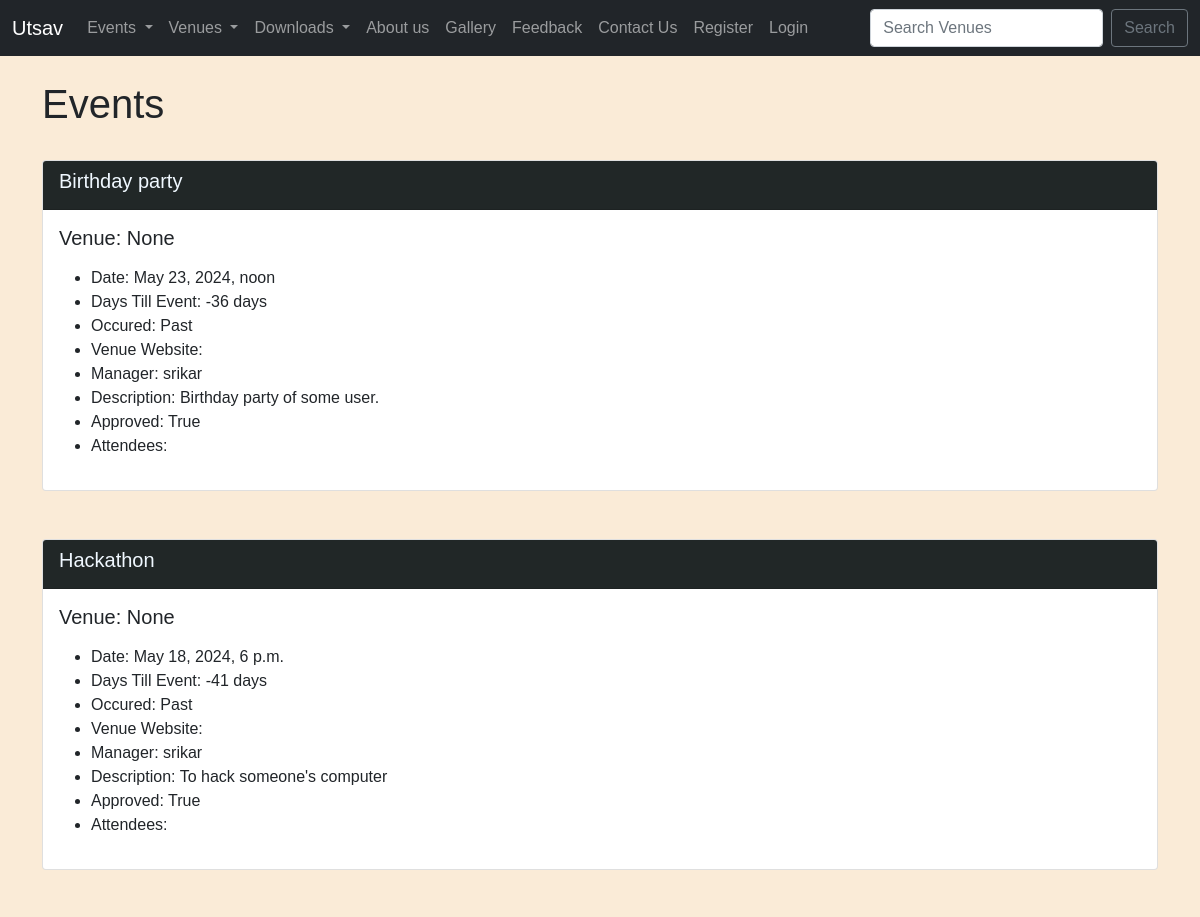
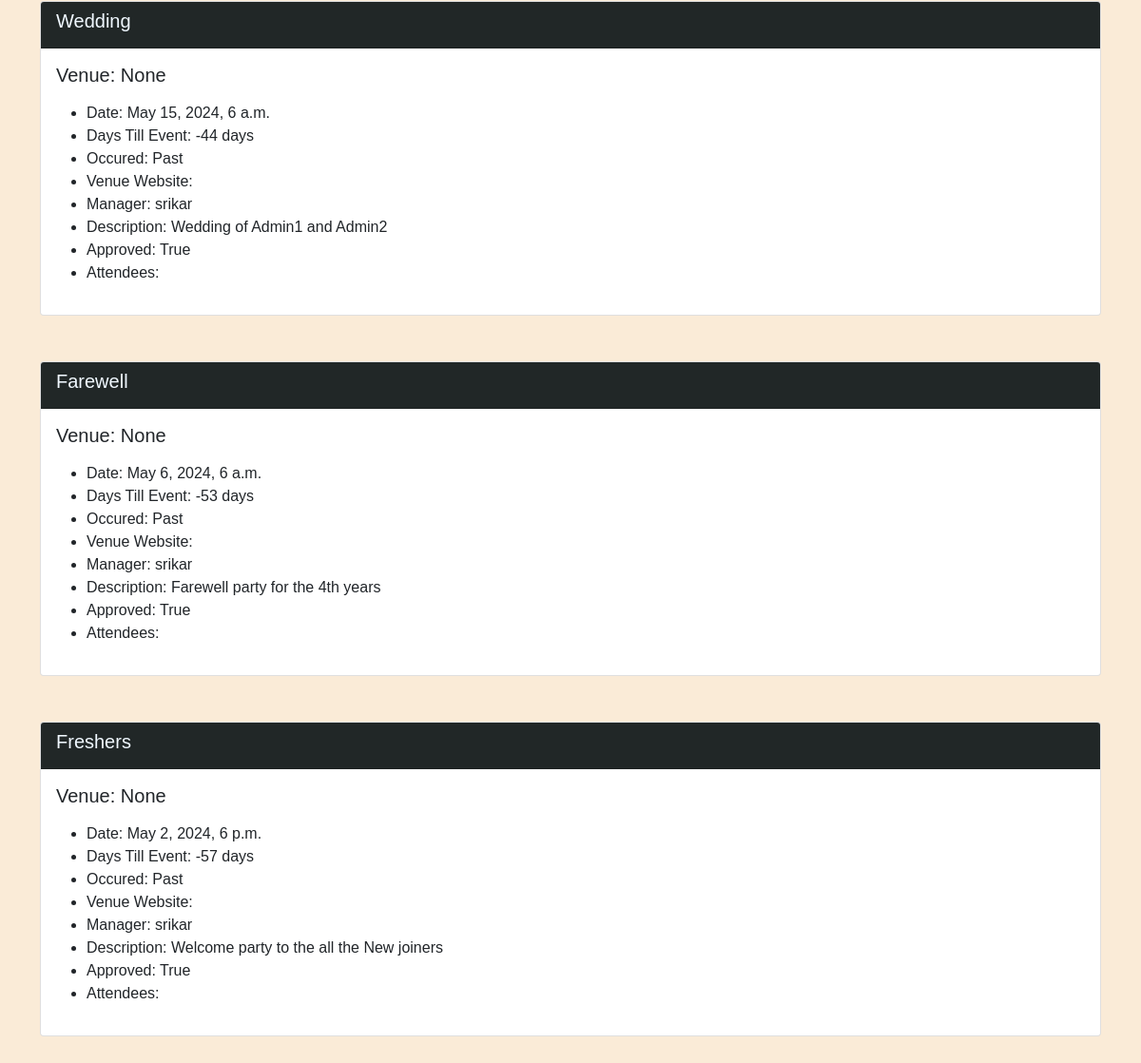
The app's page /events with its own data (2 pictures, top to bottom).
### events/models.py (models this page shows)
class Event(models.Model):
	name = models.CharField('Event Name', max_length=120)
	event_date = models.DateTimeField('Event Date')
	venue = models.ForeignKey(Venue, blank=True, null=True, on_delete=models.CASCADE)
	manager = models.ForeignKey(User, blank=True, null=True, on_delete=models.SET_NULL)
	description = models.TextField(blank=True)
	attendees = models.ManyToManyField(MyClubUser, blank=True)
	approved = models.BooleanField('Aprroved', default=False)
	def __str__(self):
		return self.name
	@property
	def Days_till(self):
		today = date.today()
		days_till = self.event_date.date() - today
		days_till_stripped = str(days_till).split(",", 1)[0]
		return days_till_stripped
	@property
	def Is_Past(self):
		today = date.today()
		if self.event_date.date() < today:
			thing = "Past"
		else:
			thing = "Future"
		return thing

### events/views.py (the view)
# urls.py: path('events', views.all_events, name="list-events"),
def all_events(request):
	event_list = Event.objects.all().order_by('-event_date')
	return render(request, 'events/event_list.html',
		{'event_list': event_list})

### events/templates/events/event_list.html (shortened to what this page needs)
{% extends 'events/base.html' %}
{% block content %}
	<h1>Events</h1>
	<br/>
{% for event in event_list %}
{% if event.approved %}
<div class="card">
  <div class="card-header" style="background-color:rgb(33, 39, 39); color: aliceblue;">
    <h5>{{ event }}</h5>
  </div>
  <div class="card-body">
    <h5 class="card-title">Venue: {{ event.venue }}</h5>
    <p class="card-text">
    	<ul>
        <li>Date: {{ event.event_date }}</li>
        <li>Days Till Event: {{ event.Days_till }}</li>
        <li>Occured: {{ event.Is_Past}}</li>
        <li>Venue Website: {{ event.venue.web }}</li>
        <li>Manager: {{ event.manager }}</li>
        <li>Description: {{ event.description }}</li>
        <li>Approved: {{ event.approved }}</li>
          <li>Attendees:<br/>
	</li>
	</ul>
    </p>
  </div>
</div>
<br/><br/>
{% endif %}
{% endfor %}
{% endblock %}

### events/templates/events/base.html (shortened to what this page needs)
<!DOCTYPE html>
<html lang="en">
<head>
  <link href="https://cdn.jsdelivr.net/npm/bootstrap@5.0.0-beta1/dist/css/bootstrap.min.css" rel="stylesheet">
</head>
<body>
  {% include 'events/navbar.html' %}
  <br/>
  <div class="container">
    {% block content %}
    {% endblock %}
  </div>
  </body>
</html>

### events/templates/events/navbar.html (shortened to what this page needs)
<nav class="navbar navbar-expand-lg navbar-dark bg-dark bg-opacity-75"> <div class="container-fluid">
  <a class="navbar-brand" href="{% url 'home' %}">Utsav</a>
  <div class="collapse navbar-collapse" id="navbarSupportedContent">
    <ul class="navbar-nav me-auto mb-2 mb-lg-0">
      <li class="nav-item dropdown active"> <a class="nav-link dropdown-toggle" href="#" id="navbarDropdown" role="button" data-bs-toggle="dropdown" aria-expanded="false">
          Events
        </a>
      </li>
      <li class="nav-item dropdown"> <a class="nav-link dropdown-toggle" href="#" id="navbarDropdown" role="button" data-bs-toggle="dropdown" aria-expanded="false">
          Venues
        </a>
      </li>
      <li class="nav-item dropdown"> <a class="nav-link dropdown-toggle" href="#" id="navbarDropdown" role="button" data-bs-toggle="dropdown" aria-expanded="false">
          Downloads
        </a>
      </li>
      <li class="nav-item">
        <a class="nav-link" href="#about">About us</a>
      </li>
      <li class="nav-item">
        <a class="nav-link" href="#gallery">Gallery</a>
      </li>
      <li class="nav-item">
        <a class="nav-link" href="{% url 'feedback' %}">Feedback</a>
      </li>
      <li class="nav-item">
        <a class="nav-link" href="{% url 'contact_us' %}">Contact Us</a>
      </li>
      {% if user.is_authenticated %}
      {% if user.is_superuser %}
      <li class="nav-item">
        <a class="nav-link" href="{% url 'admin_approval' %}">Admin</a>
      </li>
      {% endif %}
      <li class="nav-item">
        <a class="nav-link" href="{% url 'logout' %}">Logout</a>
      </li>
      {% else %}
      <li class="nav-item">
        <a class="nav-link" href="{% url 'register_user' %}">Register</a>
      </li>
      <li class="nav-item">
        <a class="nav-link" href="{% url 'login' %}">Login</a>
      </li>
      {% endif %}
    </ul>
    <form class="d-flex" method=POST action="{% url 'search-venues' %}">
      <input class="form-control me-2" type="search" placeholder="Search Venues" aria-label="Search" name="searched">
      <button class="btn btn-outline-secondary" type="submit">Search</button>
    </form>
  </div>
</div>
</nav>

### events/templates/events/base.html (style rules this page uses)
body { background-color: antiquewhite; font-family: Arial, sans-serif; }

### records on screen
Event: name "Birthday party", venue "None", event_date "May 23, 2024, noon", Days_till "-36 days", Is_Past "Past", manager "srikar", description "Birthday party of some user.", approved "True"
Event: name "Hackathon", venue "None", event_date "May 18, 2024, 6 p.m.", Days_till "-41 days", Is_Past "Past", manager "srikar", description "To hack someone's computer", approved "True"
Event: name "Wedding", venue "None", event_date "May 15, 2024, 6 a.m.", Days_till "-44 days", Is_Past "Past", manager "srikar", description "Wedding of Admin1 and Admin2", approved "True"
Event: name "Farewell", venue "None", event_date "May 6, 2024, 6 a.m.", Days_till "-53 days", Is_Past "Past", manager "srikar", description "Farewell party for the 4th years", approved "True"
Event: name "Freshers", venue "None", event_date "May 2, 2024, 6 p.m.", Days_till "-57 days", Is_Past "Past", manager "srikar", description "Welcome party to the all the New joiners", approved "True"
